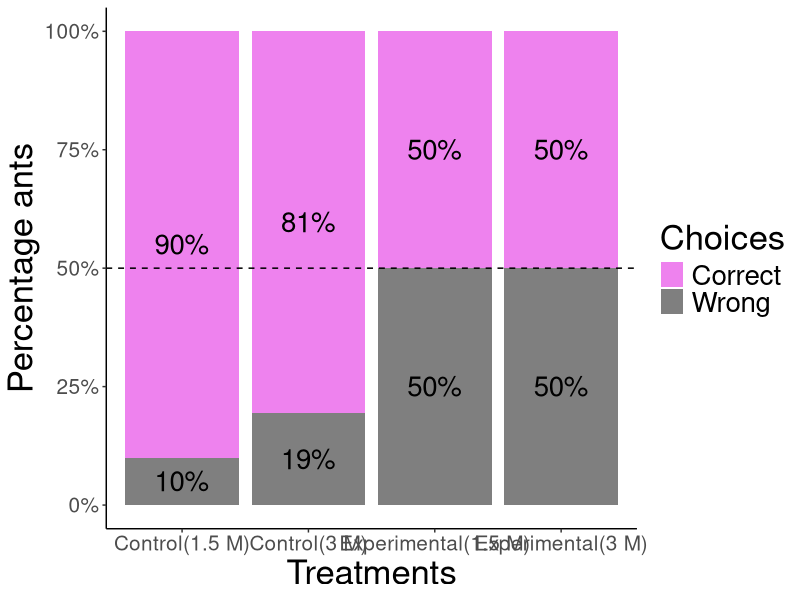
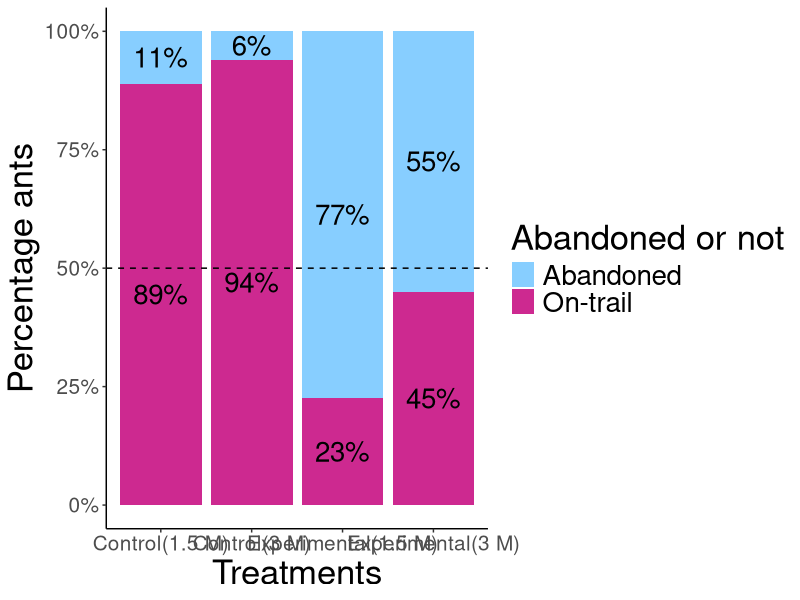
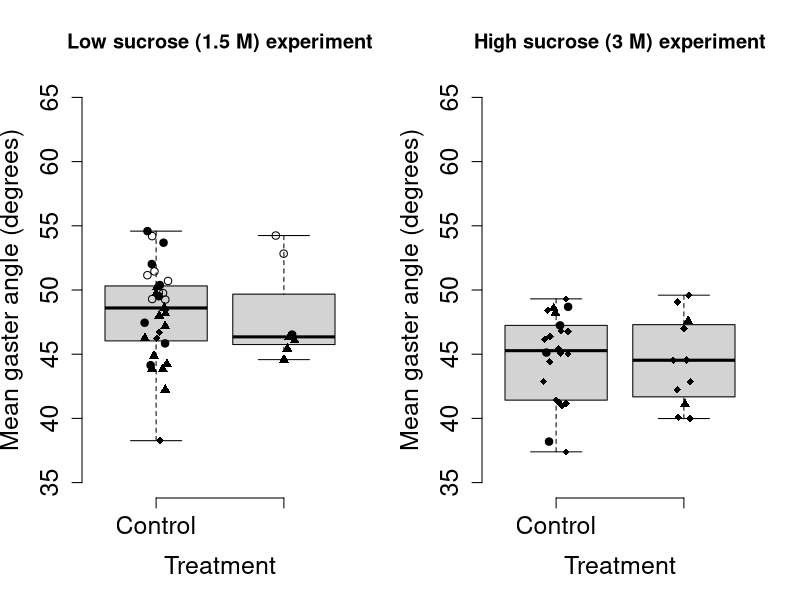

Write R code to recreate these figures, in order.
## ---- chunk 1
knitr::opts_chunk$set(echo = TRUE)
## ---- chunk 2
library(tidyverse)
library(ggplot2)
library(ggthemes)
library(ggstats)
## ---- chunk 3
#Importing the datasheets,and converting the relevant columns into factors

low_sucrose_experiment_data<-read.csv("Combined ant choices_Low sucrose experiment.csv")

high_sucrose_experiment_data<-read.csv("Combined ant choices_High sucrose experiment.csv")

#Extracting the columns needed for choice and abandonment analysis
low_sucrose_experiment_choices<-data.frame(low_sucrose_experiment_data$Treatment,low_sucrose_experiment_data$Ant.choice)
high_sucrose_experiment_choices<-data.frame(high_sucrose_experiment_data$Treatment,high_sucrose_experiment_data$Ant.choice)

#Changing the column names
colnames(low_sucrose_experiment_choices)<-c("treatment","choices")
colnames(high_sucrose_experiment_choices)<-c("treatment","choices")

#Converting the columns into factors
low_sucrose_experiment_choices$treatment<-as.factor(low_sucrose_experiment_choices$treatment)
low_sucrose_experiment_choices$choices<-as.factor(low_sucrose_experiment_choices$choices)

high_sucrose_experiment_choices$treatment<-as.factor(high_sucrose_experiment_choices$treatment)
high_sucrose_experiment_choices$choices<-as.factor(high_sucrose_experiment_choices$choices)

## ---- chunk 4

#1.5M DATA CHOICE ANALYSIS

#Filtering data where ant made either a correct or a wrong choice
low_sucrose_experiment_choices_only<-
  low_sucrose_experiment_choices %>% 
  filter(choices !="Abandoned")

#Dropping the abandonment factor level
low_sucrose_experiment_choices_only$choices<-droplevels(low_sucrose_experiment_choices_only$choices)

#Creating table
low_sucrose_experiment_choices_only_table<-table(low_sucrose_experiment_choices_only)

chisq.test(low_sucrose_experiment_choices_only_table,correct = F)

#Binomial test for control data
binom.test(36,40,0.5)
#Significant!

#Binomial test for experimental data
binom.test(8,16,0.5)
#Non-significant 
 
#3M DATA CHOICE ANALYSIS

#Filtering data where ant made either a correct or a wrong choice
high_sucrose_experiment_choices_only<-
  high_sucrose_experiment_choices %>% 
  filter(choices !="Abandoned")

#Dropping the abandonment factor level
high_sucrose_experiment_choices_only$choices<-droplevels(high_sucrose_experiment_choices_only$choices)

#Creating table
high_sucrose_experiment_choices_only_table<-table(high_sucrose_experiment_choices_only)

chisq.test(high_sucrose_experiment_choices_only_table,correct = F)
#Significant

#Binomial test for control data
binom.test(27,33,0.5)
#Significant!

#Binomial test for experimental data
binom.test(11,21,0.5)
#Non-significant 
## ---- chunk 5

#LOW SUCROSE EXPERIMENT ABANDONMENT ANALYSIS

#Filtering data where ant made either a correct or a wrong choice
low_sucrose_experiment_choices$abandonment<-ifelse(low_sucrose_experiment_choices$choices=="Abandoned","Abandoned","On-trail")

low_sucrose_experiment_abandonment_table<-table(low_sucrose_experiment_choices[-2])

#Chi-square test
chisq.test(low_sucrose_experiment_abandonment_table,correct = F)
#Significant

#Binomial test for control data
binom.test(5,45,0.5)
#Significantly more ants stay on the trail than abandon here

#Binomial test for experimental data
binom.test(55,71,0.5)
#Significantly more ants abandon the trail than stay on the trail

#HIGH SUCROSE EXPERIMENT ABANDONMENT ANALYSIS

#Filtering data where ant made either a correct or a wrong choice
high_sucrose_experiment_choices$abandonment<-ifelse(high_sucrose_experiment_choices$choices=="Abandoned","Abandoned","On-trail")

high_sucrose_experiment_abandonment_table<-table(high_sucrose_experiment_choices[-2])

#Chi-square test
chisq.test(high_sucrose_experiment_abandonment_table,correct = F)
#Significant


#Binomial test for control data
binom.test(2,35,0.5) #Significant
#Significantly more ants stay on the trail than abandon here

#Binomial test for experimental data
binom.test(30,51,0.5)
#Non-significant

## ---- chunk 6

#Creating labels specific to the experiment type and combining the dataframes
low_sucrose_experiment_choices$label<-as.factor(ifelse(low_sucrose_experiment_choices$treatment=="Control","Control_1.5m","Exp_1.5m"))

high_sucrose_experiment_choices$label<-as.factor(ifelse(high_sucrose_experiment_choices$treatment=="Control","Control_3m","Exp_3m"))


#Combining the choices from both experiments
all_exp_combined_data_choices<-rbind(low_sucrose_experiment_choices,high_sucrose_experiment_choices)

#Subsetting the data from the two treatments (combined for both experiments separately) to compare between the experiments.
all_exp_combined_control<-subset(all_exp_combined_data_choices,all_exp_combined_data_choices$treatment=="Control")

all_exp_combined_experimental<-subset(all_exp_combined_data_choices,all_exp_combined_data_choices$treatment=="Experimental")

#Dropping the uncessary factor levels
all_exp_combined_control$label<-droplevels(all_exp_combined_control$label)

all_exp_combined_experimental$label<-droplevels(all_exp_combined_experimental$label)

#COMPARING CORRECT VS. WRONG CHOICES BETWEEN THE TWO EXPERIMENTS FOR EACH TREATMENT

#CONTROL TREATMENT
all_exp_combined_control_choices_only<-data.frame(all_exp_combined_control$choices,all_exp_combined_control$label)

colnames(all_exp_combined_control_choices_only)<-c("choices","exp_type")

#Removing abandonment data for this analysis
all_exp_combined_control_choices_only<-subset(all_exp_combined_control_choices_only,all_exp_combined_control_choices_only$choices!="Abandoned")

#Dropping the uncessary factor levels
all_exp_combined_control_choices_only$choices<-droplevels(all_exp_combined_control_choices_only$choices)

all_exp_combined_control_choices_only_table<-table(all_exp_combined_control_choices_only)

chisq.test(all_exp_combined_control_choices_only_table,correct = F)
#Not significant

#EXPERIMENTAL TREATMENT

all_exp_combined_experimental_choices_only<-data.frame(all_exp_combined_experimental$choices,all_exp_combined_experimental$label)

colnames(all_exp_combined_experimental_choices_only)<-c("choices","exp_type")

#Removing abandonment data for this analysis
all_exp_combined_experimental_choices_only<-subset(all_exp_combined_experimental_choices_only,all_exp_combined_experimental_choices_only$choices!="Abandoned")

#Dropping the uncessary factor levels
all_exp_combined_experimental_choices_only$choices<-droplevels(all_exp_combined_experimental_choices_only$choices)

all_exp_combined_experimental_choices_only_table<-table(all_exp_combined_experimental_choices_only)

chisq.test(all_exp_combined_experimental_choices_only_table,correct = F)
#Not significant
## ---- chunk 7

#CONTROL
all_exp_combined_control_abandonment_only<-data.frame(all_exp_combined_control$abandonment,all_exp_combined_control$label)

colnames(all_exp_combined_control_abandonment_only)<-c("abandonment","exp_type")

all_exp_combined_control_abandonment_only$abandonment<-as.factor(all_exp_combined_control_abandonment_only$abandonment)

all_exp_combined_control_abandonment_only_table<-table(all_exp_combined_control_abandonment_only)

chisq.test(all_exp_combined_control_abandonment_only_table,correct = F)
#Not significant


#Experimental
all_exp_combined_experimental_abandonment_only<-data.frame(all_exp_combined_experimental$abandonment,all_exp_combined_experimental$label)

colnames(all_exp_combined_experimental_abandonment_only)<-c("abandonment","exp_type")

all_exp_combined_experimental_abandonment_only$abandonment<-as.factor(all_exp_combined_experimental_abandonment_only$abandonment)

all_exp_combined_experimental_abandonment_only_table<-table(all_exp_combined_experimental_abandonment_only)

chisq.test(all_exp_combined_experimental_abandonment_only_table,correct = F)
#Significant!

## ---- chunk 8

choices_combined<-subset(all_exp_combined_data_choices,choices!="Abandoned")
#Removing abandonment data for the plot

choices_combined$label<-factor(choices_combined$label,levels=c("Control_1.5m","Control_3m","Exp_1.5m","Exp_3m"))

choices_combined<-as.data.frame(choices_combined %>%
  group_by(label,choices)%>%
  summarize(total=n()))

choices_plot<-ggplot(choices_combined)+
  aes(label,fill=choices,weight=total,by=label)+
  geom_bar(position="fill")+
  geom_text(aes(label = scales::percent(..prop.., accuracy = 1)),stat = "prop", position = position_fill(.5),size=7)+
  scale_y_continuous(labels = scales::percent)+scale_x_discrete(labels=c("Control_1.5m"="Control(1.5 M)","Control_3m"= "Control(3 M)", "Exp_1.5m"="Experimental(1.5 M)","Exp_3m" = "Experimental(3 M)"))+
  xlab("Treatments")+
  ylab("Percentage ants")+
  guides(fill=guide_legend(title="Choices"))+
  theme_bw()+
    theme(
    plot.background = element_blank(),
    panel.grid.major = element_blank(),
    panel.grid.minor = element_blank(),
    panel.border = element_blank()
  ) +  theme(axis.line = element_line(color = 'black'))
   

choices_plot+theme(text=element_text(size=25),axis.text = element_text(size=15))+ 
  geom_hline(yintercept = 0.5, linetype = "dashed")+
  scale_fill_manual(values=c("violet","gray50"))

## ---- chunk 9
 
abandon_combined<-as.data.frame(all_exp_combined_data_choices %>%
  group_by(label,abandonment)%>%
  summarize(total=n()))

abandon_combined$label<-factor(abandon_combined$label,levels=c("Control_1.5m","Control_3m","Exp_1.5m","Exp_3m"))

choices_plot_1<-ggplot(abandon_combined)+
  aes(label,fill=abandonment,weight=total,by=label)+
  geom_bar(position="fill")+
  geom_text(aes(label = scales::percent(..prop.., accuracy = 1)),stat = "prop", position = position_fill(.5),size=7)+
  scale_y_continuous(labels = scales::percent)+scale_x_discrete(labels=c("Control_1.5m"="Control(1.5 M)","Control_3m"= "Control(3 M)", "Exp_1.5m"="Experimental(1.5 M)","Exp_3m" = "Experimental(3 M)"))+
  xlab("Treatments")+
  ylab("Percentage ants")+
  guides(fill=guide_legend(title="Abandoned or not"))+
  theme_bw()+
    theme(
    plot.background = element_blank(),
    panel.grid.major = element_blank(),
    panel.grid.minor = element_blank(),
    panel.border = element_blank()
  ) +  theme(axis.line = element_line(color = 'black'))
   
choices_plot_1+theme(text=element_text(size=25),axis.text = element_text(size=15))+geom_hline(yintercept = 0.5, linetype = "dashed")+scale_fill_manual(values=c("skyblue1","maroon3"))

## ---- chunk 10

#LOW SUCROSE EXPERIMENT
gaster_angle_low_sucrose<-read.csv("Combined gaster angles_Low sucrose experiment.csv")

#Converting the relevant columns to factors
gaster_angle_low_sucrose$Ant.choice<-as.factor(gaster_angle_low_sucrose$Ant.choice)
gaster_angle_low_sucrose$Treatment<-as.factor(gaster_angle_low_sucrose$Treatment)
gaster_angle_low_sucrose$Video<-as.factor(gaster_angle_low_sucrose$Video)
gaster_angle_low_sucrose$Year<-as.factor(gaster_angle_low_sucrose$Year)

#Converting gaster angle measures to numbers
gaster_angle_low_sucrose$Angle.measurement.1<-as.numeric(gaster_angle_low_sucrose$Angle.measurement.1)
gaster_angle_low_sucrose$Angle.measurement.2<-as.numeric(gaster_angle_low_sucrose$Angle.measurement.2)
gaster_angle_low_sucrose$Angle.measurement.3<-as.numeric(gaster_angle_low_sucrose$Angle.measurement.3)
#Ignore the warnings here


#HIGH SUCROSE EXPERIMENT
gaster_angle_high_sucrose<-read.csv("Combined gaster angles_High sucrose experiment.csv")

#Converting the relevant columns to factors
gaster_angle_high_sucrose$Ant.choice<-as.factor(gaster_angle_high_sucrose$Ant.choice)
gaster_angle_high_sucrose$Treatment<-as.factor(gaster_angle_high_sucrose$Treatment)
gaster_angle_high_sucrose$Video<-as.factor(gaster_angle_high_sucrose$Video)
gaster_angle_high_sucrose$Year<-as.factor(gaster_angle_high_sucrose$Year)


#Converting gaster angle measures to numbers
gaster_angle_high_sucrose$Angle.measurement.1<-as.numeric(gaster_angle_high_sucrose$Angle.measurement.1)
gaster_angle_high_sucrose$Angle.measurement.2<-as.numeric(gaster_angle_high_sucrose$Angle.measurement.2)
gaster_angle_high_sucrose$Angle.measurement.3<-as.numeric(gaster_angle_high_sucrose$Angle.measurement.3)
#Ignore the warnings here

## ---- chunk 11

#LOW SUCROSE EXPERIMENT
 
gaster_angle_low_sucrose_ready<-gaster_angle_low_sucrose %>%
  transmute(Video,Treatment,Ant.choice,Year,mean_gaster_angle=rowMeans(select(.,Angle.measurement.1:Angle.measurement.3)))

gaster_angle_low_sucrose_ready<-as.data.frame(gaster_angle_low_sucrose_ready %>%
  group_by(Video,Treatment,Ant.choice,Year) %>%
  summarise(mean_gaster_angle=mean(mean_gaster_angle,na.rm = T)))

gaster_angle_low_sucrose_ready<-na.omit(gaster_angle_low_sucrose_ready)

#HIGH SUCROSE EXPERIMENT

gaster_angle_high_sucrose_ready<-gaster_angle_high_sucrose %>%
  transmute(Video,Treatment,Ant.choice,Year,mean_gaster_angle=rowMeans(select(.,Angle.measurement.1:Angle.measurement.3)))

gaster_angle_high_sucrose_ready<-as.data.frame(gaster_angle_high_sucrose_ready %>%
  group_by(Video,Treatment,Ant.choice,Year) %>%
  summarise(mean_gaster_angle=mean(mean_gaster_angle,na.rm = T)))

gaster_angle_high_sucrose_ready<-na.omit(gaster_angle_high_sucrose_ready)

#Average gaster angle calculations:
gaster_angle_low_sucrose_ready %>%
  group_by(Treatment) %>%
  summarise(mean(mean_gaster_angle))

gaster_angle_high_sucrose_ready %>%
  group_by(Treatment) %>%
  summarise(mean(mean_gaster_angle))

## ---- chunk 12
wilcox.test(gaster_angle_low_sucrose_ready$mean_gaster_angle~gaster_angle_low_sucrose_ready$Treatment) 
#No Significant difference

wilcox.test(gaster_angle_high_sucrose_ready$mean_gaster_angle~gaster_angle_high_sucrose_ready$Treatment) 
#No significant difference

## ---- chunk 13

par(mfrow=c(1,2))

#LOW SUCROSE EXPERIMENT
boxplot(gaster_angle_low_sucrose_ready$mean_gaster_angle~gaster_angle_low_sucrose_ready$Treatment,xlab="Treatment", ylab="Mean gaster angle (degrees)",range=0,frame=F,cex.axis=1.5,cex.lab=1.5,main="Low sucrose (1.5 M) experiment",ylim=c(35,65))

#Adding individual points to the boxplot
stripchart(mean_gaster_angle~Treatment,method="jitter",add=T,vertical=T,pch=1,data=gaster_angle_low_sucrose_ready[gaster_angle_low_sucrose_ready$Year==2022, ])
 
stripchart(mean_gaster_angle~Treatment,method="jitter",add=T,vertical=T,pch=19,data=gaster_angle_low_sucrose_ready[gaster_angle_low_sucrose_ready$Year==2023, ])

stripchart(mean_gaster_angle~Treatment,method="jitter",add=T,vertical=T,pch=18,data=gaster_angle_low_sucrose_ready[gaster_angle_low_sucrose_ready$Year==2024, ])

stripchart(mean_gaster_angle~Treatment,method="jitter",add=T,vertical=T,pch=17,data=gaster_angle_low_sucrose_ready[gaster_angle_low_sucrose_ready$Year==2025, ])


#HIGH SUCROSE EXPERIMENT
boxplot(gaster_angle_high_sucrose_ready$mean_gaster_angle~gaster_angle_high_sucrose_ready$Treatment,xlab="Treatment", ylab="Mean gaster angle (degrees)",range=0,frame=F,cex.axis=1.5,cex.lab=1.5,main="High sucrose (3 M) experiment",ylim=c(35,65))

#Adding individual points to the boxplot
stripchart(mean_gaster_angle~Treatment,method="jitter",add=T,vertical=T,pch=19,data=gaster_angle_high_sucrose_ready[gaster_angle_high_sucrose_ready$Year==2023, ])

stripchart(mean_gaster_angle~Treatment,method="jitter",add=T,vertical=T,pch=18,data=gaster_angle_high_sucrose_ready[gaster_angle_high_sucrose_ready$Year==2024, ])

stripchart(mean_gaster_angle~Treatment,method="jitter",add=T,vertical=T,pch=17,data=gaster_angle_high_sucrose_ready[gaster_angle_high_sucrose_ready$Year==2025, ])


